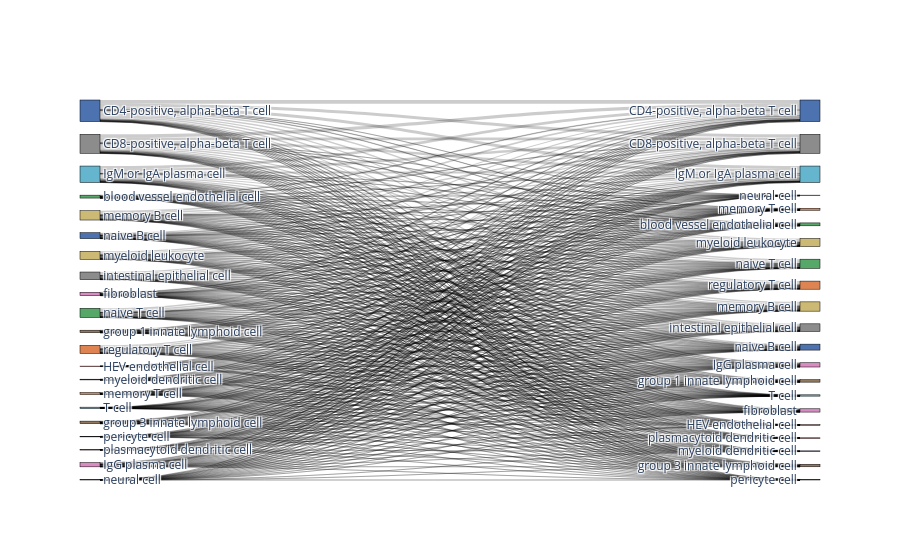
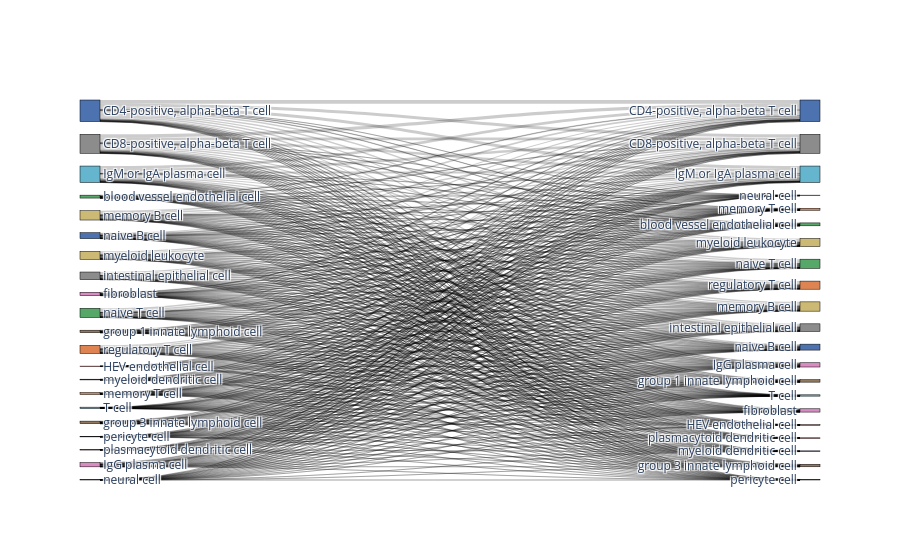

Notebook code for these charts, in order:
### Code cell
# Compare to random assignment
import random
random.seed(1)
adata_predicted.obs['random_labeling'] = list(adata_predicted.obs[celltype_test].sample(frac=1))

bc.tl.report(
    adata_pred=adata_predicted,
    celltype=celltype_test, 
    method="compare_to_random_" + method, 
    analysis_name=analysis_name,
    train_datasets = adata_trains,
    test_dataset = adata_orig,
    merge = merge,
    name_prediction="random_labeling",
    name_report="compare_to_random_auto_annot", 
    use_raw=use_raw,
    remove_nonshared=True, 
    clustering='leiden', 
    asymmetric_matrix=True, 
    delimiter='\t', 
    verbose=True)

### Figure 1 — Plotly figure (JSON) as saved in the notebook; plotly's stock layout.template omitted (floating-point values rounded to 4 significant figures; data arrays with more than 128 entries replaced by an {"elided": "..."} marker saying what was removed)
{"data": [{"link": {"source": {"elided": "431 int values"}, "target": {"elided": "431 int values"}, "value": {"elided": "431 int values"}}, "node": {"color": ["#4c72b0", "#8c8c8c", "#c44e52", "#da8bc3", "#64b5cd", "#55a868", "#da8bc3", "#937860", "#937860", "#8c8c8c", "#ccb974", "#dd8452", "#8172b3", "#ccb974", "#4c72b0", "#55a868", "#4c72b0", "#8172b3", "#c44e52", "#64b5cd", "#dd8452", "#4c72b0", "#8c8c8c", "#c44e52", "#da8bc3", "#64b5cd", "#64b5cd", "#55a868", "#da8bc3", "#937860", "#937860", "#8c8c8c", "#ccb974", "#dd8452", "#8172b3", "#ccb974", "#4c72b0", "#55a868", "#4c72b0", "#8172b3", "#c44e52", "#dd8452"], "label": ["CD4-positive, alpha-beta T cell", "CD8-positive, alpha-beta T cell", "HEV endothelial cell", "IgG plasma cell", "IgM or IgA plasma cell", "blood vessel endothelial cell", "fibroblast", "group 1 innate lymphoid cell", "group 3 innate lymphoid cell", "intestinal epithelial cell", "memory B cell", "memory T cell", "myeloid dendritic cell", "myeloid leukocyte", "naive B cell", "naive T cell", "neural cell", "pericyte cell", "plasmacytoid dendritic cell", "T cell", "regulatory T cell", "CD4-positive, alpha-beta T cell", "CD8-positive, alpha-beta T cell", "HEV endothelial cell", "IgG plasma cell", "IgM or IgA plasma cell", "T cell", "blood vessel endothelial cell", "fibroblast", "group 1 innate lymphoid cell", "group 3 innate lymphoid cell", "intestinal epithelial cell", "memory B cell", "memory T cell", "myeloid dendritic cell", "myeloid leukocyte", "naive B cell", "naive T cell", "neural cell", "pericyte cell", "plasmacytoid dendritic cell", "regulatory T cell"], "line": {"color": "black", "width": 0.5}, "pad": 15, "thickness": 20}, "type": "sankey"}], "layout": {}}

### Figure 2 — Plotly figure (JSON) as saved in the notebook; plotly's stock layout.template omitted (floating-point values rounded to 4 significant figures; data arrays with more than 128 entries replaced by an {"elided": "..."} marker saying what was removed)
{"data": [{"link": {"source": {"elided": "431 int values"}, "target": {"elided": "431 int values"}, "value": {"elided": "431 int values"}}, "node": {"color": ["#4c72b0", "#8c8c8c", "#c44e52", "#da8bc3", "#64b5cd", "#55a868", "#da8bc3", "#937860", "#937860", "#8c8c8c", "#ccb974", "#dd8452", "#8172b3", "#ccb974", "#4c72b0", "#55a868", "#4c72b0", "#8172b3", "#c44e52", "#64b5cd", "#dd8452", "#4c72b0", "#8c8c8c", "#c44e52", "#da8bc3", "#64b5cd", "#64b5cd", "#55a868", "#da8bc3", "#937860", "#937860", "#8c8c8c", "#ccb974", "#dd8452", "#8172b3", "#ccb974", "#4c72b0", "#55a868", "#4c72b0", "#8172b3", "#c44e52", "#dd8452"], "label": ["CD4-positive, alpha-beta T cell", "CD8-positive, alpha-beta T cell", "HEV endothelial cell", "IgG plasma cell", "IgM or IgA plasma cell", "blood vessel endothelial cell", "fibroblast", "group 1 innate lymphoid cell", "group 3 innate lymphoid cell", "intestinal epithelial cell", "memory B cell", "memory T cell", "myeloid dendritic cell", "myeloid leukocyte", "naive B cell", "naive T cell", "neural cell", "pericyte cell", "plasmacytoid dendritic cell", "T cell", "regulatory T cell", "CD4-positive, alpha-beta T cell", "CD8-positive, alpha-beta T cell", "HEV endothelial cell", "IgG plasma cell", "IgM or IgA plasma cell", "T cell", "blood vessel endothelial cell", "fibroblast", "group 1 innate lymphoid cell", "group 3 innate lymphoid cell", "intestinal epithelial cell", "memory B cell", "memory T cell", "myeloid dendritic cell", "myeloid leukocyte", "naive B cell", "naive T cell", "neural cell", "pericyte cell", "plasmacytoid dendritic cell", "regulatory T cell"], "line": {"color": "black", "width": 0.5}, "pad": 15, "thickness": 20}, "type": "sankey"}], "layout": {}}
